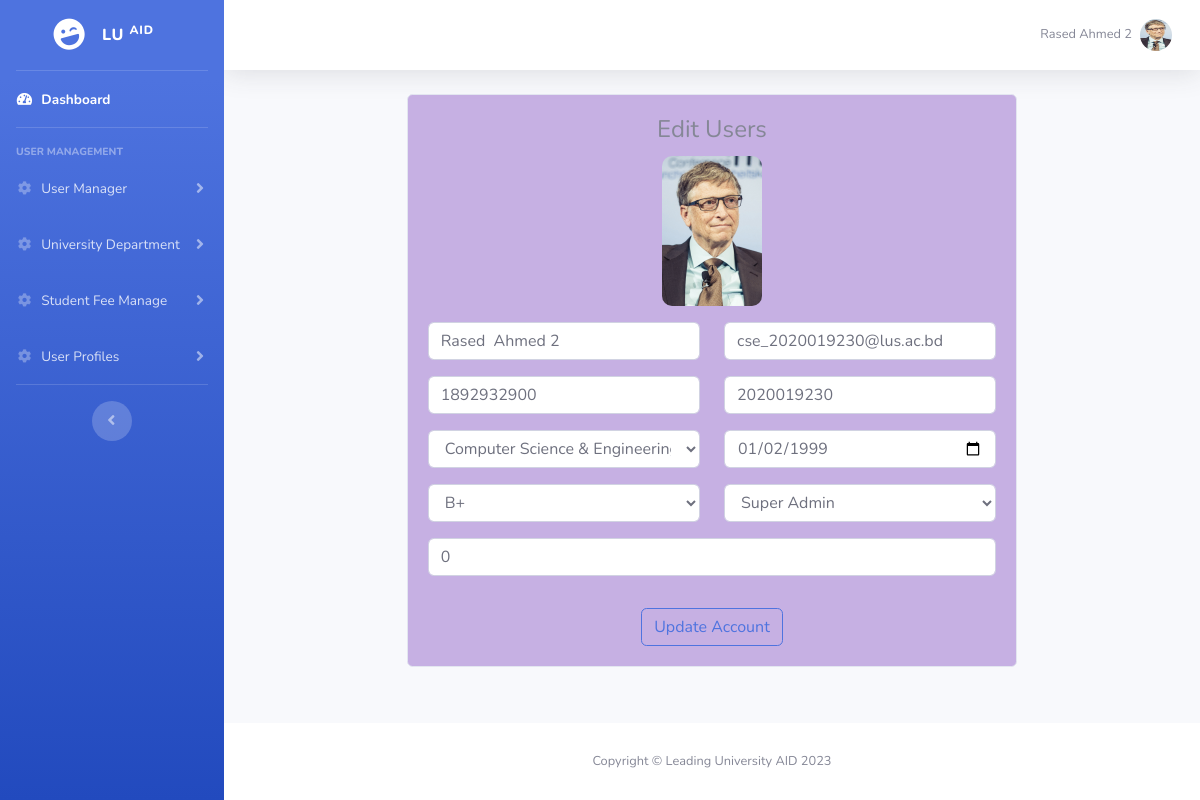
Screenshot of /lu-admin/users.php?source=edit_users&user_id=2 (signed in) with the database file from the repository.
### tables this page shows
CREATE TABLE `users` (
  `id` int NOT NULL,
  `name` varchar(200) NOT NULL,
  `email` varchar(100) NOT NULL,
  `phone` int NOT NULL,
  `st_id` int NOT NULL,
  `department` varchar(200) NOT NULL,
  `dob` date NOT NULL,
  `blood_group` varchar(255) NOT NULL,
  `password` varchar(100) NOT NULL,
  `profile` varchar(250) NOT NULL,
  `verification_code` varchar(255) NOT NULL,
  `is_verify` int NOT NULL DEFAULT '0',
  `user_role` varchar(255) NOT NULL DEFAULT 'student',
  `create_date` timestamp(6) NOT NULL DEFAULT CURRENT_TIMESTAMP(6) ON UPDATE CURRENT_TIMESTAMP(6)
);

### lu-admin/users_components/edit_users.php (the view, shortened to what this page needs)
<?php
if(isset($_GET['user_id'])){
    $user_id = $_GET['user_id'];
    $query = "SELECT * FROM users WHERE id = '$user_id'";
    $query_fetch_single_users = mysqli_query($connection,$query);
    while($row = mysqli_fetch_assoc($query_fetch_single_users)){
        $name  = $row['name'];
        $email  = $row['email'];
        $phone = $row['phone'];
        $st_id  = $row['st_id'];
        $department = $row['department'];
        $dob  = $row['dob'];
        $blood_group = $row['blood_group'];
        $profile = $row['profile'];
        $user_role = $row['user_role'];
        $is_verify = $row['is_verify'];
    }
}
?>
<div class="row">
    <div class="col-md-8 m-auto">
        <div class="card mb-5 register_cards">
            <div class="card-body">
                <h4 class="card-title text-center">Edit Users</h4>
                <form action="" method="post" enctype="multipart/form-data">
                    <div class="register-form row">
                        <div class="form-group col-md-12 text-center">
                            <img src="../upload/<?php echo $profile ?>" class="img-fluid" style="height: 150px; border-radius: 10px; text-align: center"/>
                        </div>
                        <div class="form-group col-md-6">
                            <input type="text" class='form-control' name='user_name' value="<?php echo $name ?>" require>
                        </div>
                        <div class="form-group col-md-6">
                            <input type="email" class='form-control' name='user_email' value="<?php echo $email ?>" require>
                        </div>
                        <div class="form-group col-md-6">
                            <input type="text" class='form-control' name='user_phone' value="<?php echo $phone ?>" require>
                        </div>
                        <div class="form-group col-md-6">
                            <input type="text" class='form-control' name='st_id' value="<?php echo $st_id ?>" require>
                        </div>
                        <div class="form-group col-md-6">
                            <select name="user_department" class='form-control'>
                                <?php
                                $query = "SELECT * FROM department WHERE department_id=$department";
                                $query_run = mysqli_query($connection,$query);
                                while($row = mysqli_fetch_assoc($query_run)){
                                    $department_id = $row['department_id'];
                                    $department_name = $row['department_name']; ?>
                                    <option value="<?php echo $department_id ?>"><?php echo $department_name ?></option>
                                    <?php
                                }
                                ?>
                            </select>
                        </div>
                        <div class="form-group col-md-6">
                            <input type="date" class='form-control' name='user_dob' value="<?php echo $dob ?>" require>
                        </div>
                        <div class="form-group col-md-6">
                            <select name="user_blood_group" class='form-control'>
                                <?php
                                if($blood_group == 'A+'){?>
                                    <option value="A+">A+</option>
                                    <option value="A-">B+</option>
                                    <option value="B+">B-</option>
                                    <option value="B-">B-</option>
                                    <option value="O+">O+</option>
                                    <option value="O-">O-</option>
                                    <option value="AB+">AB+</option>
                                    <option value="AB-">AB-</option>
                                <?php }else if($blood_group == 'A-'){?>
                                    <option value="A-">B+</option>
                                <?php }else if($blood_group == 'B+'){?>
                                    <option value="B+">B+</option>
                                    <option value="B-">B-</option>
                                    <option value="O+">O+</option>
                                    <option value="O-">O-</option>
                                    <option value="AB+">AB+</option>
                                    <option value="AB-">AB-</option>
                                    <option value="A+">A+</option>
                                    <option value="A-">A-</option>
                                <?php }else if($blood_group == 'B-'){?>
                                    <option value="B-">B-</option>
                                    <option value="O+">O+</option>
                                    <option value="O-">O-</option>
                                    <option value="AB+">AB+</option>
                                    <option value="AB-">AB-</option>
                                    <option value="A+">A+</option>
                                    <option value="A-">A-</option>
                                    <option value="B+">B+</option>
                                <?php }else if($blood_group == 'O+'){?>
                                    <option value="O+">O+</option>
                                    <option value="O-">O-</option>
                                    <option value="AB+">AB+</option>
                                    <option value="AB-">AB-</option>
                                    <option value="A+">A+</option>
                                    <option value="A-">A-</option>
                                    <option value="B+">B+</option>
                                    <option value="B-">B-</option>
                                <?php }else if($blood_group == 'O-'){?>
                                    <option value="O-">O-</option>
                                    <option value="AB+">AB+</option>
                                    <option value="AB-">AB-</option>
                                    <option value="A+">A+</option>
                                    <option value="A-">A-</option>
                                    <option value="B+">B+</option>
                                    <option value="B-">B-</option>
                                    <option value="O+">O+</option>
                                <?php }else if($blood_group == 'AB+'){?>
                                    <option value="AB+">AB+</option>
                                    <option value="AB-">AB-</option>
                                    <option value="A+">A+</option>
                                    <option value="A-">A-</option>
                                    <option value="B+">B+</option>
                                    <option value="B-">B-</option>
                                    <option value="O+">O+</option>
                                    <option value="O-">O-</option>
                                <?php }else if($blood_group == 'AB-'){?>
                                    <option value="AB-">AB-</option>
                                    <option value="A+">A+</option>
                                    <option value="A-">A-</option>
                                    <option value="B+">B+</option>
                                    <option value="B-">B-</option>
                                    <option value="O+">O+</option>
                                    <option value="O-">O-</option>
                                    <option value="AB+">AB+</option>
                                <?php }
                                ?>
                            </select>
                        </div>
                        <div class="form-group col-md-6">
                            <select name="user_role" class="form-control">
                                <?php
                                if($user_role == 'student'){?>
                                    <option value="student">Student</option>
                                    <option value="teacher">Teacher</option>
                                    <option value="accountant">Accountant</option>
                                    <option value="super_admin">Super Admin</option>
                               <?php }elseif($user_role == 'super_admin'){?>
                                    <option value="super_admin">Super Admin</option>
                               <?php }
                                ?>
                            </select>
                        </div>
                        <div class="form-group col-md-12">
                            <input type="text" class='form-control' name='is_verify' value="<?php echo $is_verify ?>" require>
                        </div>
                        <div class="text-center col-md-12">
                            <button type='submit' name='update_user' id='register-btn' class="btn btn-outline-primary">Update Account</button>
                        </div>
                    </div>
                </form>
            </div>
        </div>
    </div>
</div>

### lu-admin/css/custom_css/custom.css (style rules this page uses)
.register_cards { background: #844fc16e; }

### rows the page displays
users: profile (picture), user_name "Rased Ahmed 2", user_email "cse_2020019230@lus.ac.bd", user_phone "1892932900", st_id "2020019230", user_dob "01/02/1999", user_blood_group "B+", user_role "Super Admin", is_verify "0"

### other values shown
$_SESSION['name'] "Rased Ahmed 2"
form field user_department "Computer Science & Engineering"
